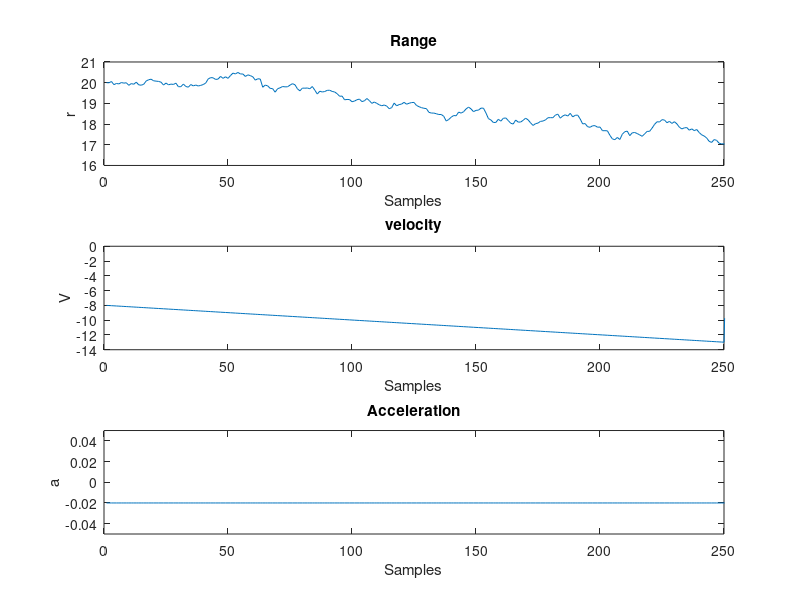
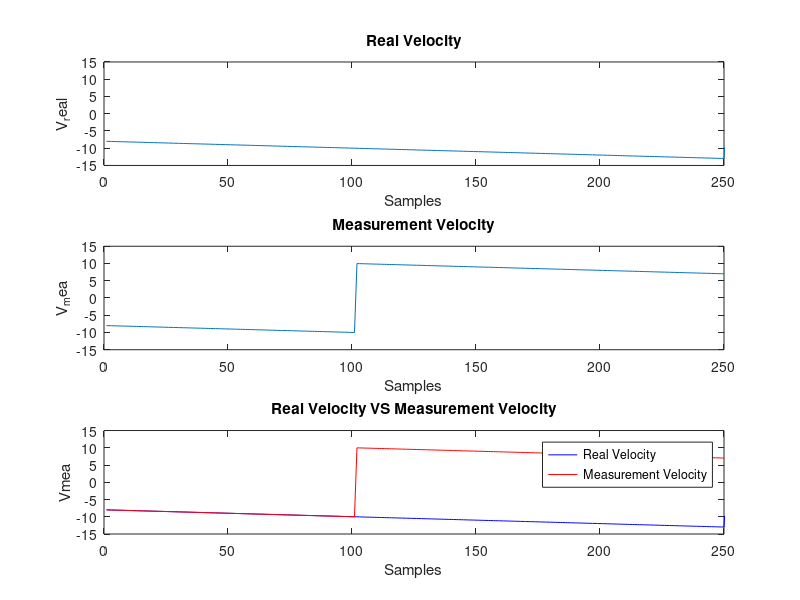
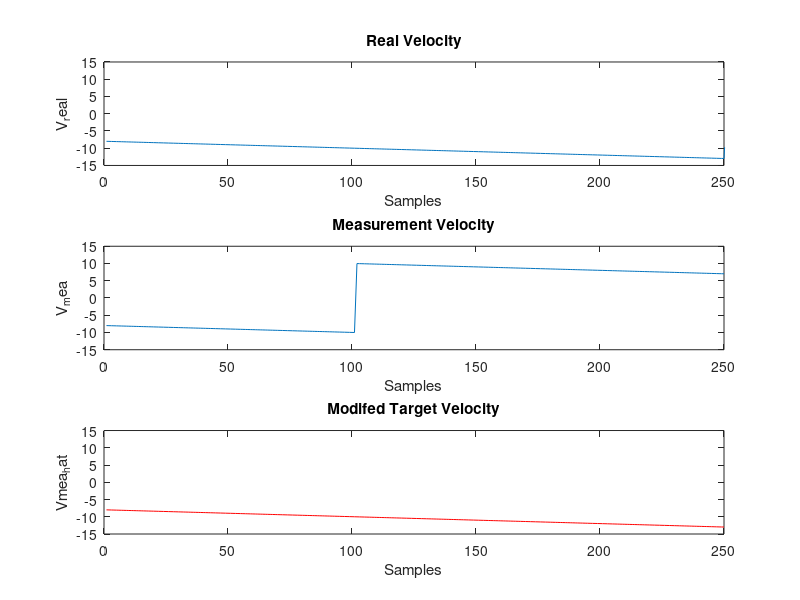
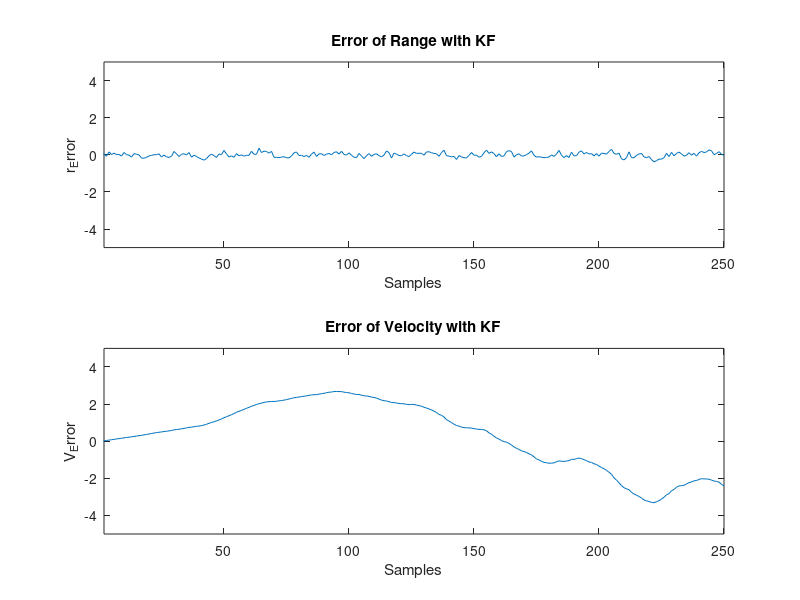

These charts were generated, in order, by the following MATLAB code:
clc
clear all
close all

T_Frame=25; %ms %Frame Time
T=0.001; %ms   %Time internal between samples
X0=[20 -8 -0.02]; %initial Range and Velocity and acceleration

sigma2r=0.1^2; %Variance of range in first kalman filter
sigma2V=0.1^2; %Variance of Radial Velocity in first kalman filter
sigma2a=0.1^2; %Variance of acceleration in first kalman filter

teta=0; %Teta is always constant
sigma2R=0.1^2; %error of measurement in first kalman filter
Q=diag([sigma2r sigma2V sigma2a]);
R=sigma2R;
F=[1 T T^2/2;0 1 T;0 0 1];
H=[1 0 0]; 
X_real=zeros(3,250);
X_real(:,1)=X0;



%creat Real parameters 
for k=1:250
              X_real(3,k)=-0.02;
              if k>1
              X_real(2,k)=X_real(2,k-1)+X_real(3,k); 
              end

 X_real(1,k+1)=F(1,:)*X_real(:,k)+sqrt(sigma2r)*randn(1,1); 
 X_real(3,k+1)=F(3,:)*X_real(:,k); 
 Z(:,k)=H*X_real(:,k)+sqrt(R)*randn(1,1);
end

%Measured Velocity with ambiguity

for k=1:250
  if  X_real(2,k)>10
      V_mea(k)=X_real(2,k)-20;
  elseif X_real(2,k)<-10
      V_mea(k)=X_real(2,k)+20;
  else
      V_mea(k)=X_real(2,k);
  end
end


%Plot figure of real parameters
figure(1)
subplot(3,1,1); %plot real range
plot(X_real(1,:));
xlim([0 250])
xlabel('Samples')
ylabel('r')
title('Range');

subplot(3,1,2); %plot real velocity
plot(X_real(2,:));
xlim([0 250])
xlabel('Samples')
ylabel('V')
title('velocity');

subplot(3,1,3);%plot real acceleration
plot(X_real(3,:));
xlim([0 250])
ylim([-0.05 0.05])
xlabel('Samples')
ylabel('a')
title('Acceleration');


figure(2)
subplot(3,1,1);
plot(X_real(2,:)); %plot real Velocity
xlim([0 250])
ylim([-15 15])
xlabel('Samples')
ylabel('V_real')
title('Real Velocity');

subplot(3,1,2); %plot measurement Velocity
plot(V_mea);
xlim([0 250])
ylim([-15 15])
xlabel('Samples')
ylabel('V_mea')
title('Measurement Velocity');

subplot(3,1,3); %Comparasion of real Velocity vs measurement Velocity
plot(X_real(2,:),'b');
hold on 
plot(V_mea,'r');
xlim([0 250])
ylim([-15 15])
xlabel('Samples')
ylabel('Vmea')
title('Real Velocity VS Measurement Velocity');
legend('Real Velocity','Measurement Velocity');


%% %% first Kalman Filter
Pa=zeros(3,3,250); %sigmaa is sigma (k|k-1)
Pa(:,:,1)=0.1*eye(3);
Xhat=zeros(3,250); %Xhata is Xhat (k|k-1)
Xhat(:,1)=X0;
K=zeros(3,1,250);
Q=diag([sigma2r sigma2V 0]);




for k=1:250
    
  %Time Update
     Xhata(:,k)=F*Xhat(:,k);
     P(:,:,k)=F*Pa(:,:,k)*F'+Q;
     E(k)=Z(:,k)-H*Xhata(:,k);
     K(:,k)=(Pa(:,:,k)*H')*inv(H*Pa(:,:,k)*H'+R);
 
  %Data Update
      Xhat(:,k+1)=Xhata(:,k)+K(:,k)*E(k);
      Pa(:,:,k+1)=(eye(3)-K(:,k)*H)*P(:,:,k);
      Xhat(3,k+1)=(Xhat(2,k+1)-Xhat(2,k))/T;
      
      
       if  Xhat(2,k)>10
        Xhat(2,k)=Xhat(2,k)-20;
      elseif Xhat(2,k)<-10
        Xhat(2,k)=Xhat(2,k)+20;
      else
        Xhat(2,k)=Xhat(2,k);
      end
end



VT=20; %V_max=10 and V_min=-10 so VT=20;
N=round(((V_mea-Xhata(2,1:250))./VT)); %ambiguity number
Vmea_Hat=V_mea-VT*N; %modified Velocity

figure (3)
subplot(3,1,1);
plot(X_real(2,:));
xlim([0 250])
ylim([-15 15])
xlabel('Samples')
ylabel('V_real')
title('Real Velocity');

subplot(3,1,2);
plot(V_mea);
xlim([0 250])
ylim([-15 15])
xlabel('Samples')
ylabel('V_mea')
title('Measurement Velocity');

subplot(3,1,3);
plot(Vmea_Hat,'r');
xlim([0 250])
ylim([-15 15])
xlabel('Samples')
ylabel('Vmea_hat')
title('Modifed Target Velocity');

figure(4)
subplot(2,1,1); %plot error of range with KF
plot(Xhata(1,:)-X_real(1,1:250));
xlim([2 250])
ylim([-5 5])
xlabel('Samples')
ylabel('r_Error')
title('Error of Range with KF');

subplot(2,1,2); %plot error of Velocity with KF
plot(Xhata(2,:)-X_real(2,1:250));
xlim([2 250])
ylim([-5 5])
xlabel('Samples')
ylabel('V_Error')
title('Error of Velocity with KF');


%% %% Second Kalman Filter
    
    %UpDate State
    XXhat=zeros(3,250);
    XXhat(1,:)=Xhata(1,:);
    XXhat(2,:)=Vmea_Hat(1:250);
    XXhat(3,:)=teta*Xhata(3,:);
    
    %X_EKF=[rx vx ax ry vy ay]
    rx=XXhat(1,:)*cos(teta);
    ry=XXhat(1,:)*sin(teta);
    vx=XXhat(2,:)*cos(teta);
    vy=XXhat(2,:)*sin(teta);
    ax=Xhata(3,:)*cos(teta);
    ay=Xhata(3,:)*sin(teta);
    
    X_EKF=[rx;vx;ax;ry;vy;ay];
    F_EKF=[F,zeros(3,3);zeros(3,3),F];
    sigma2rx=0.1^2;
    sigma2vx=0.1^2;
    sigma2ax=0.001^2;
    sigma2ry=0;
    sigma2vy=0;
    sigma2ay=0;
    
    Q_EKF=diag([sigma2rx sigma2vx sigma2ax sigma2ry sigma2vy sigma2ay]);
    sigma2_EKFr=0.1^2;
    sigma2_EKFteta=0.005^2;
    sigma2_EKFv=0.1^2;
    sigma2_EKFa=0.001^2;
    h_EKF=zeros(4,250);
    X_EKF(:,1)=[20*cos(teta) -8*cos(teta) -0.02*cos(teta) 20*sin(teta) -8*sin(teta) -0.02*sin(teta)];
    Z_EKF=zeros(4,250);
    R_EKF=diag([sigma2_EKFr sigma2_EKFteta sigma2_EKFv sigma2_EKFa]);
    
    
     for k=1:250-1
         
         
     X_EKF(:,k+1)=F_EKF*X_EKF(:,k)+sqrt(Q_EKF)*randn(6,1);     
     h_EKF(:,k+1)=[(sqrt(X_EKF(1,k+1)^2+X_EKF(4,k+1)^2)) atan(X_EKF(4,k+1)/X_EKF(1,k+1)) (X_EKF(1,k+1)*X_EKF(2,k+1)+X_EKF(4,k+1)*X_EKF(5,k+1))/(sqrt(X_EKF(1,k+1)^2+X_EKF(4,k+1)^2)) (sqrt(X_EKF(3,k+1)^2+X_EKF(6,k+1)^2))]';

     Z_EKF(:,k+1)=h_EKF(:,k+1)+sqrt(R_EKF)*randn(4,1);
    end
    
    
    
    

    H_EKF=zeros(4,6,251);

    
    
    
    Pa_EKF=zeros(6,6,250); %sigmaa is sigma (k|k-1)
    Pa_EKF(:,:,1)=0.1*eye(6);
    Xhat_EKF=zeros(6,250); %Xhata is Xhat (k|k-1)
    Xhat_EKF(:,1)=[20*cos(teta) -8*cos(teta) -0.02*cos(teta) 20*sin(teta) -8*sin(teta) -0.02*sin(teta)];
    E_EKF=zeros(4,1,250);
    K_EKF=zeros(6,4,250);
    
    
    for k=1:250
    
          H_EKF(:,:,k)=[(Xhat_EKF(1,k))/(sqrt((Xhat_EKF(1,k))^2+(Xhat_EKF(4,k))^2)) 0 0 ((Xhat_EKF(4,k)))/(sqrt((Xhat_EKF(1,k))^2+(Xhat_EKF(4,k))^2))  0 0;
          (-(Xhat_EKF(1,k))*(Xhat_EKF(4,k)))/(((Xhat_EKF(1,k))^2+(Xhat_EKF(4,k))^2)) 0 0 ((Xhat_EKF(4,k)))/(((Xhat_EKF(1,k))^2+(Xhat_EKF(4,k))^2))  0 0;
          (((Xhat_EKF(2,k))*(Xhat_EKF(4,k))^2)-((Xhat_EKF(1,k))*(Xhat_EKF(4,k))*(Xhat_EKF(5,k))))/(sqrt((Xhat_EKF(1,k))^2+(Xhat_EKF(4,k))^2)) ((Xhat_EKF(1,k)))/(sqrt((Xhat_EKF(1,k))^2+(Xhat_EKF(4,k))^2))  0 (((Xhat_EKF(5,k))*(Xhat_EKF(1,k))^2)-((Xhat_EKF(4,k))*(Xhat_EKF(1,k))*(Xhat_EKF(2,k))))/(sqrt((Xhat_EKF(1,k))^2+(Xhat_EKF(4,k))^2)) ((Xhat_EKF(4,k)))/(sqrt((Xhat_EKF(1,k))^2+(Xhat_EKF(4,k))^2)) 0;
          0 0 ((Xhat_EKF(3,k)))/(sqrt((Xhat_EKF(3,k))^2+(Xhat_EKF(6,k))^2)) 0 0 ((Xhat_EKF(6,k)))/(sqrt((Xhat_EKF(3,k))^2+(Xhat_EKF(6,k))^2))]; 
        
        
      %DATA Update
         Xhata_EKF(:,k)=F_EKF*Xhat_EKF(:,k);
         P_EKF(:,:,k)=F_EKF*Pa_EKF(:,:,k)*F_EKF'+Q_EKF;
         E_EKF(:,k)=Z_EKF(:,k)-H_EKF(:,:,k)*Xhata_EKF(:,k);
         K_EKF(:,:,k)=(Pa_EKF(:,:,k)*H_EKF(:,:,k)')*inv(H_EKF(:,:,k)*Pa_EKF(:,:,k)*H_EKF(:,:,k)'+R_EKF);
     
      %TIME Update
          Xhat_EKF(:,k+1)=Xhata_EKF(:,k)+K_EKF(:,:,k)*E_EKF(:,:,k);
          Pa_EKF(:,:,k+1)=(eye(6)-K_EKF(:,:,k)*H_EKF(:,:,k))*P_EKF(:,:,k);
    
    end

figure(5)

subplot(2,1,1); %plot error of Velocity with KF
plot((Xhata_EKF(2,:)-X_real(2,1:250)));
xlim([5 250])
ylim([-5 5])
xlabel('Samples')
ylabel('V_Error')
title('Error of Velocity with EKF');

subplot(2,1,2); %plot error of range with EKF
plot(Xhata_EKF(3,:)-X_real(3,1:250));
xlim([5 250])
ylim([-5 5])
xlabel('Samples')
ylabel('A_Error')
title('Error of Acceleration with EKF');


